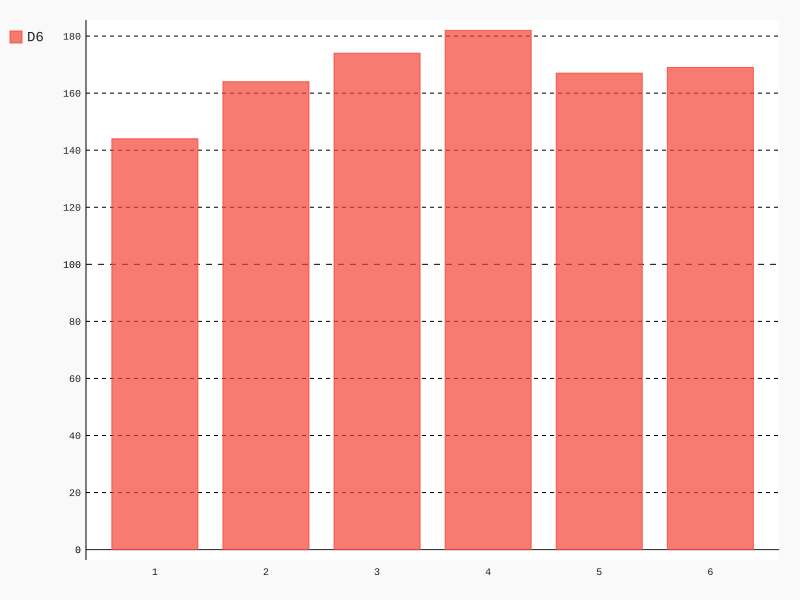

This chart was generated by the following Python code:
from dice import Dice
import pygal

# Cria um D6
dice = Dice()

# Faz alguns lançamentos e armazena os resultados em um lista
results = []
for roll in range(1000):
    result = dice.roll()
    results.append(result)
    
#print(results)

# Analisa os resultados
frequencies = []
for value in range(1, dice.num_sides+1):
    frequency = results.count(value)
    frequencies.append(frequency)

#print(frequencies)

# Visualiza os resultados
hist = pygal.Bar()

hist._title = "Results of rolling one D6 1000 times"
hist.x_labels = ['1', '2', '3', '4', '5', '6']
hist._x_title = "Result"
hist._y_title = "Frequency of Result"

hist.add('D6', frequencies)
hist.render_to_file('dice_visual.svg')
